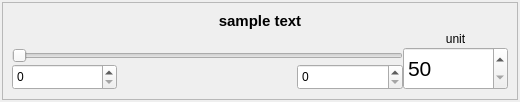
<?xml version="1.0" encoding="UTF-8"?>
<ui version="4.0">
 <class>Form</class>
 <widget class="QWidget" name="Form">
  <property name="geometry">
   <rect>
    <x>0</x>
    <y>0</y>
    <width>520</width>
    <height>102</height>
   </rect>
  </property>
  <property name="sizePolicy">
   <sizepolicy hsizetype="Preferred" vsizetype="Minimum">
    <horstretch>0</horstretch>
    <verstretch>0</verstretch>
   </sizepolicy>
  </property>
  <property name="minimumSize">
   <size>
    <width>0</width>
    <height>0</height>
   </size>
  </property>
  <property name="maximumSize">
   <size>
    <width>700</width>
    <height>120</height>
   </size>
  </property>
  <property name="windowTitle">
   <string>Form</string>
  </property>
  <layout class="QVBoxLayout" name="verticalLayout">
   <property name="spacing">
    <number>0</number>
   </property>
   <property name="margin">
    <number>2</number>
   </property>
   <item>
    <widget class="QFrame" name="frame_2">
     <property name="sizePolicy">
      <sizepolicy hsizetype="Preferred" vsizetype="Minimum">
       <horstretch>0</horstretch>
       <verstretch>0</verstretch>
      </sizepolicy>
     </property>
     <property name="maximumSize">
      <size>
       <width>16777215</width>
       <height>1677777</height>
      </size>
     </property>
     <property name="frameShape">
      <enum>QFrame::StyledPanel</enum>
     </property>
     <property name="frameShadow">
      <enum>QFrame::Sunken</enum>
     </property>
     <layout class="QVBoxLayout" name="verticalLayout_3">
      <item>
       <layout class="QGridLayout" name="gridLayout_2" rowstretch="0,0,0,0">
        <property name="sizeConstraint">
         <enum>QLayout::SetDefaultConstraint</enum>
        </property>
        <property name="spacing">
         <number>0</number>
        </property>
        <item row="2" column="0" colspan="3">
         <widget class="QSlider" name="slider">
          <property name="sizePolicy">
           <sizepolicy hsizetype="Preferred" vsizetype="Minimum">
            <horstretch>0</horstretch>
            <verstretch>0</verstretch>
           </sizepolicy>
          </property>
          <property name="font">
           <font>
            <stylestrategy>PreferAntialias</stylestrategy>
           </font>
          </property>
          <property name="minimum">
           <number>50</number>
          </property>
          <property name="maximum">
           <number>1000</number>
          </property>
          <property name="orientation">
           <enum>Qt::Horizontal</enum>
          </property>
         </widget>
        </item>
        <item row="3" column="0">
         <widget class="QSpinBox" name="minrange">
          <property name="sizePolicy">
           <sizepolicy hsizetype="Preferred" vsizetype="Minimum">
            <horstretch>0</horstretch>
            <verstretch>0</verstretch>
           </sizepolicy>
          </property>
          <property name="keyboardTracking">
           <bool>false</bool>
          </property>
         </widget>
        </item>
        <item row="3" column="2">
         <widget class="QSpinBox" name="maxrange">
          <property name="sizePolicy">
           <sizepolicy hsizetype="Preferred" vsizetype="Minimum">
            <horstretch>0</horstretch>
            <verstretch>0</verstretch>
           </sizepolicy>
          </property>
          <property name="keyboardTracking">
           <bool>false</bool>
          </property>
         </widget>
        </item>
        <item row="1" column="3">
         <widget class="QLabel" name="unit">
          <property name="sizePolicy">
           <sizepolicy hsizetype="Preferred" vsizetype="Minimum">
            <horstretch>0</horstretch>
            <verstretch>0</verstretch>
           </sizepolicy>
          </property>
          <property name="text">
           <string>unit</string>
          </property>
          <property name="alignment">
           <set>Qt::AlignCenter</set>
          </property>
         </widget>
        </item>
        <item row="3" column="1">
         <spacer name="horizontalSpacer_3">
          <property name="orientation">
           <enum>Qt::Horizontal</enum>
          </property>
          <property name="sizeType">
           <enum>QSizePolicy::Ignored</enum>
          </property>
          <property name="sizeHint" stdset="0">
           <size>
            <width>180</width>
            <height>26</height>
           </size>
          </property>
         </spacer>
        </item>
        <item row="0" column="0" colspan="4">
         <widget class="QLabel" name="title">
          <property name="sizePolicy">
           <sizepolicy hsizetype="Preferred" vsizetype="Fixed">
            <horstretch>0</horstretch>
            <verstretch>0</verstretch>
           </sizepolicy>
          </property>
          <property name="font">
           <font>
            <pointsize>11</pointsize>
            <weight>75</weight>
            <bold>true</bold>
           </font>
          </property>
          <property name="text">
           <string>sample text</string>
          </property>
          <property name="alignment">
           <set>Qt::AlignCenter</set>
          </property>
         </widget>
        </item>
        <item row="2" column="3" rowspan="2">
         <widget class="QSpinBox" name="spin">
          <property name="sizePolicy">
           <sizepolicy hsizetype="Preferred" vsizetype="Minimum">
            <horstretch>0</horstretch>
            <verstretch>0</verstretch>
           </sizepolicy>
          </property>
          <property name="maximumSize">
           <size>
            <width>16777215</width>
            <height>16777215</height>
           </size>
          </property>
          <property name="font">
           <font>
            <pointsize>16</pointsize>
           </font>
          </property>
          <property name="keyboardTracking">
           <bool>false</bool>
          </property>
          <property name="minimum">
           <number>50</number>
          </property>
          <property name="maximum">
           <number>1000</number>
          </property>
         </widget>
        </item>
       </layout>
      </item>
     </layout>
    </widget>
   </item>
  </layout>
 </widget>
 <resources/>
 <connections>
  <connection>
   <sender>slider</sender>
   <signal>valueChanged(int)</signal>
   <receiver>spin</receiver>
   <slot>setValue(int)</slot>
   <hints>
    <hint type="sourcelabel">
     <x>197</x>
     <y>64</y>
    </hint>
    <hint type="destinationlabel">
     <x>448</x>
     <y>79</y>
    </hint>
   </hints>
  </connection>
  <connection>
   <sender>spin</sender>
   <signal>valueChanged(int)</signal>
   <receiver>slider</receiver>
   <slot>setValue(int)</slot>
   <hints>
    <hint type="sourcelabel">
     <x>448</x>
     <y>79</y>
    </hint>
    <hint type="destinationlabel">
     <x>197</x>
     <y>64</y>
    </hint>
   </hints>
  </connection>
 </connections>
</ui>
